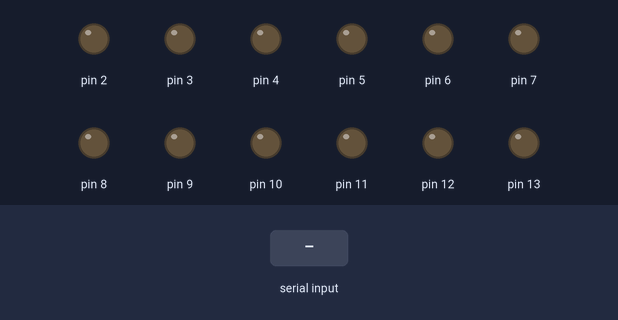
This sketch was run on a simulated Arduino Uno, built with avr-gcc and run on an emulated ATmega328P. Shown: output pins drawn as LEDs (lit = HIGH). The test bench sets the inputs (shaded band).

Above: at 1.2 s.
1.3 s: "1" received over Serial
At 1.7 s:
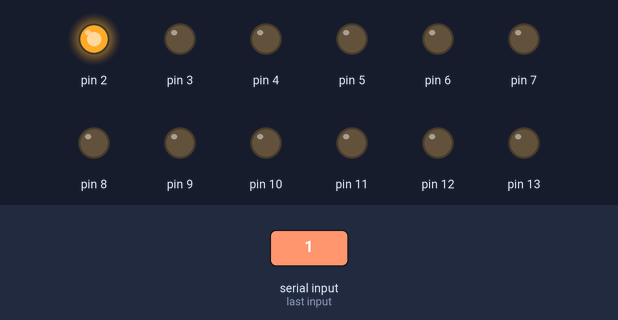
2.8 s: byte 65 ('A') received over Serial
At 4.0 s:
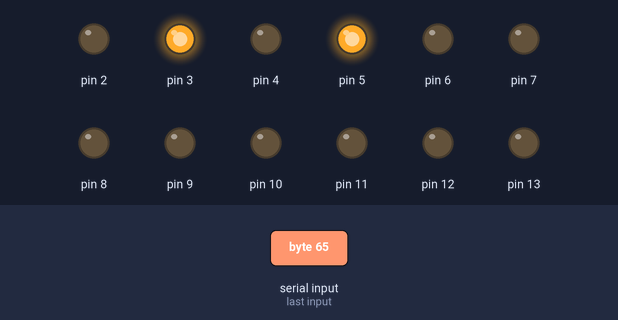
4.3 s: byte 66 ('B') received over Serial
At 5.2 s:
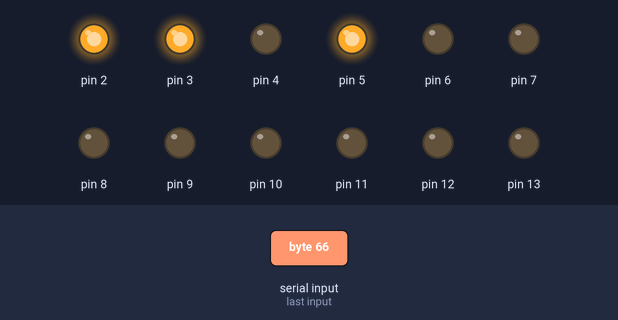
5.8 s: byte 67 ('C') received over Serial
At 6.3 s:
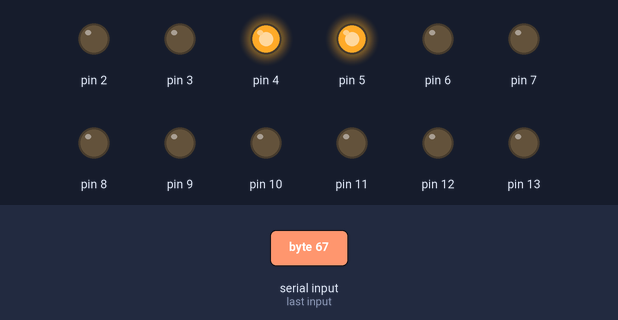
7.3 s: byte 68 ('D') received over Serial
At 8.5 s:
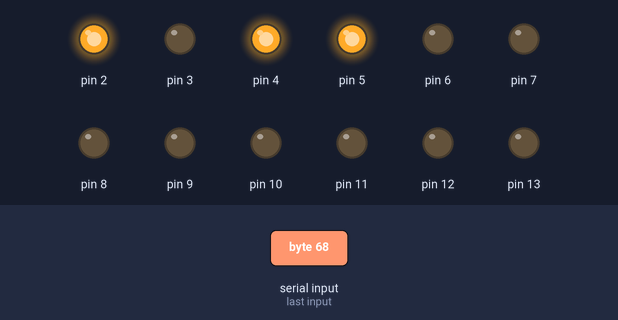
8.8 s: byte 69 ('E') received over Serial
At 9.8 s:
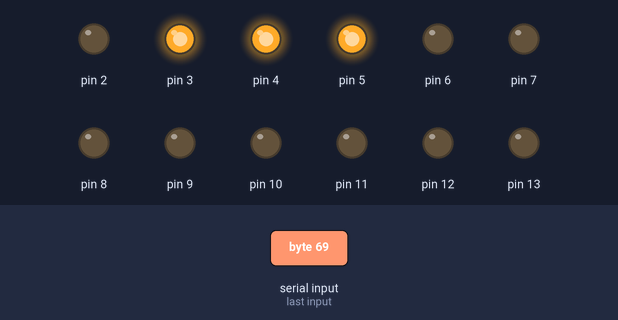
Timing chart, 0 to 11.3 s (numbered marks = the images above; inputs shaded):
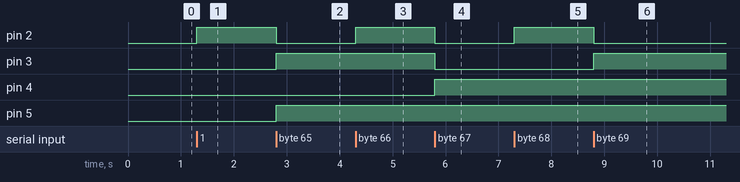

Measured:
- after the input at 1.3 s, pin 2: LOW → HIGH at once
- after the input at 2.8 s, pin 2: HIGH → LOW at once; pin 3, pin 5: LOW → HIGH at once
- after the input at 4.3 s, pin 2: LOW → HIGH at once
- after the input at 5.8 s, pin 2, pin 3: HIGH → LOW at once; pin 4: LOW → HIGH at once
- after the input at 7.3 s, pin 2: LOW → HIGH at once
- after the input at 8.8 s, pin 2: HIGH → LOW at once; pin 3: LOW → HIGH at once

The sketch:

ArduinoJava.ino
```cpp
void setup() {
  for (int i = 2; i <= 13; i++) {
    pinMode(i, OUTPUT);
  }
  Serial.begin(9600);
}

void loop() {
  if (Serial.available() > 0) {
    int input = Serial.read();
    if (input == '0') {
      digitalWrite(2, 0);
      digitalWrite(3, 0);
      digitalWrite(4, 0);
      digitalWrite(5, 0);
    }
    if (input == '1') {
      digitalWrite(2, 1);
      digitalWrite(3, 0);
      digitalWrite(4, 0);
      digitalWrite(5, 0);
    }
    if (input == '2') {
      digitalWrite(2, 0);
      digitalWrite(3, 1);
      digitalWrite(4, 0);
      digitalWrite(5, 0);
    }
    if (input == '3') {
      digitalWrite(2, 1);
      digitalWrite(3, 1);
      digitalWrite(4, 0);
      digitalWrite(5, 0);
    }
    if (input == '4') {
      digitalWrite(2, 0);
      digitalWrite(3, 0);
      digitalWrite(4, 1);
      digitalWrite(5, 0);
    }
    if (input == '5') {
      digitalWrite(2, 1);
      digitalWrite(3, 0);
      digitalWrite(4, 1);
      digitalWrite(5, 0);
    }
    if (input == '6') {
      digitalWrite(2, 0);
      digitalWrite(3, 1);
      digitalWrite(4, 1);
      digitalWrite(5, 0);
    }
    if (input == '7') {
      digitalWrite(2, 1);
      digitalWrite(3, 1);
      digitalWrite(4, 1);
      digitalWrite(5, 0);
    }
    if (input == '8') {
      digitalWrite(2, 0);
      digitalWrite(3, 0);
      digitalWrite(4, 0);
      digitalWrite(5, 1);
    }
    if (input == '9') {
      digitalWrite(2, 1);
      digitalWrite(3, 0);
      digitalWrite(4, 0);
      digitalWrite(5, 1);
    }
    if (input == 'A') {
      digitalWrite(2, 0);
      digitalWrite(3, 1);
      digitalWrite(4, 0);
      digitalWrite(5, 1);
    }
    if (input == 'B') {
      digitalWrite(2, 1);
      digitalWrite(3, 1);
      digitalWrite(4, 0);
      digitalWrite(5, 1);
    }
    if (input == 'C') {
      digitalWrite(2, 0);
      digitalWrite(3, 0);
      digitalWrite(4, 1);
      digitalWrite(5, 1);
    }
    if (input == 'D') {
      digitalWrite(2, 1);
      digitalWrite(3, 0);
      digitalWrite(4, 1);
      digitalWrite(5, 1);
    }
    if (input == 'E') {
      digitalWrite(2, 0);
      digitalWrite(3, 1);
      digitalWrite(4, 1);
      digitalWrite(5, 1);
    }
    if (input == 'F') {
      digitalWrite(2, 1);
      digitalWrite(3, 1);
      digitalWrite(4, 1);
      digitalWrite(5, 1);
    }
  }
}
```
